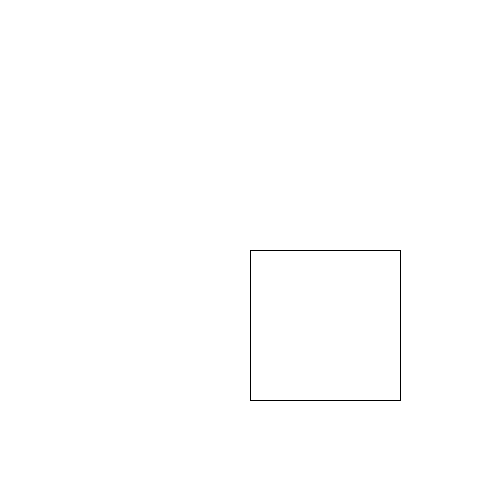
Frame 1 (no input)
Frame 60 (the mouse pressed at the canvas centre just before this capture): identical to frame 1, image omitted
Frame 120 (the mouse held since frame 60 and released just before this capture): identical to frame 1, image omitted

The Processing sketch that drew this single still picture (run headless with seeded random() and noise(); from frame 60 on, the mouse is pressed at the canvas centre):

// Processing sketch: shapeCAD
// ── shapeCAD.pde

float side = 150;
float scale = 1;
float scaleFactor = 2; //factor by which a scale operation happens

int orientation = 1; //values are 1 and -1
float x,y;
color currentColor = color(255,255,0);

int shape = 1; //0 is triangle, 1 is square

void setup(){//copied directly from triangles
   size(500,500); 
   background(255);
   x = width/2;
   y = height/2;
   orientation = 1;
}

void draw(){

  drawShape();

}

void drawSquare(){
  rect(x,y,scale*side,scale*side);   
}
void drawTriangle(){
  triangle(x,y,x +scale*side*cos(radians(60)),y - orientation*scale*side*sin(radians(60)),x+ scale*side,y+0);   
}

void drawShape(){
  switch(shape){
   case 0: 
      triangle(x,y,x +scale*side*cos(radians(60)),y - orientation*scale*side*sin(radians(60)),x+ scale*side,y+0);   
      break;
   case 1:
      rect(x,y,scale*side,scale*side);   
      break;   
  }
}

void setColor(int colorNumber){//copied directly from triangles
   switch(colorNumber){
     case 0:               
       currentColor = color(0,0,0);//black
       break;
     case 1:               
       currentColor = color(127,0,0);//brown
       break;
     case 2:
       currentColor = color(255,0,0);//red
       break;
     case 3:
       currentColor = color(255,127,0);//orange
     case 4:
       currentColor = color(255,255,0); //yellow
       break;
     case 5:
       currentColor = color(0,255,0); //green
       break;
     case 6:
       currentColor = color(0,0,255);  //blue
       break;
     case 7:
       currentColor = color(127,0,127); //violet
       break;
     case 8:
       currentColor = color(127,127,127); //grey
       break;
     case 9:
       currentColor = color(255,255,255); //white
       break;
   }
  fill(currentColor);
}

void move(int localDirection){

  switch(shape){
    case 0:
      x += scale*side*cos(radians(localDirection*60));
      y += scale*side*sin(radians(localDirection*60));
      break;
    case 1:
      x += scale*side*cos(radians(localDirection*90));
      y += scale*side*sin(radians(localDirection*90));
      break;
  }
  
}
void zoom(int localZoomFactor){
 scale *= pow(scaleFactor,float(localZoomFactor));
}

void keyPressed(){
  if(key == '+'){
     zoom(1); 
  }
  if(key == '-'){
     zoom(-1); 
  }
  if(key == 'o'){
    orientation *= -1;
  }
  if(key == 'd'){
     move(0);
  }
  if(key == 'x'){
     move(1);
  }
  if(key == 'z'){
     move(2);
  }
  if(key == 'a'){
     move(3);
  }
  if(key == 'w'){
     move(4);
  }
  if(key == 'e'){
     move(5);
  }
  if(key == 'h'){
    move(0);    
  }
  if(key == 'b'){
    move(1);    
  }
  if(key == 'g'){
    move(2);    
  }
  if(key == 'y'){
    move(3);    
  }
  
  if(key == 't'){
     shape = 0; 
  }
  if(key == 's'){
     shape = 1; 
  }
  
  if(key == '0'){
     setColor(0);
  }
  if(key == '1'){
     setColor(1);
  }
  if(key == '2'){
     setColor(2);
  }
  if(key == '3'){
     setColor(3);
  }
  if(key == '4'){
     setColor(4);
  }
  if(key == '5'){
     setColor(5);
  }
  if(key == '6'){
     setColor(6);
  }
  if(key == '7'){
     setColor(7);
  }
  
}
